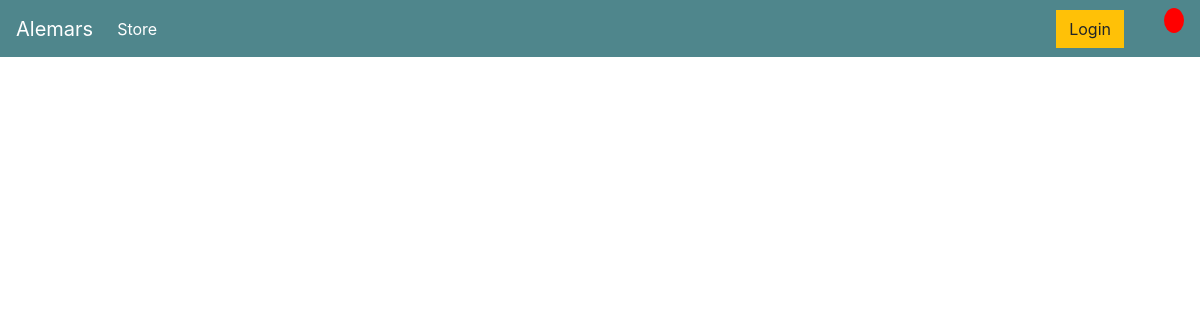
The page /store on the database as committed earlier.
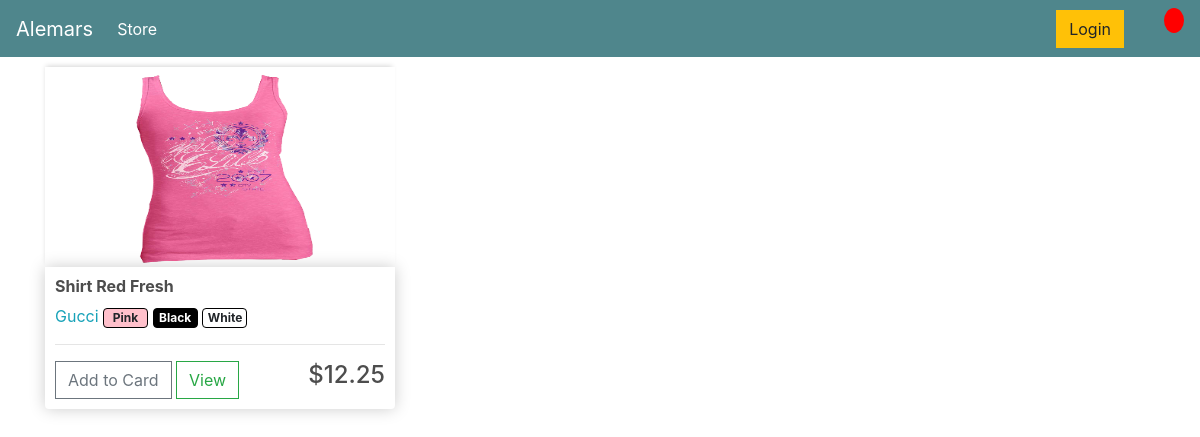
The same page on the database as committed later.
### product/models.py (models this page shows, shortened)
class TdtProduct(models.Model):
    GENDER_CHOICES = [
        ('0', 'male'),
        ('1', 'female'),
        ('2', 'others')
    ]
    tx_product_name = models.CharField(max_length=75)
    tx_description = models.CharField(max_length=75)
    gender = models.CharField(max_length=2, choices=GENDER_CHOICES)
    price_sale_unit = models.DecimalField(max_digits=8, decimal_places=2)
    id_subcategory = models.ForeignKey(CdtSubcategory, on_delete=models.CASCADE)
    id_brand = models.ForeignKey(CdtBrand, on_delete=models.CASCADE)
    id_vendor = models.ForeignKey(CdtVendor, on_delete=models.CASCADE)
    id_color = models.ManyToManyField(TdtColor)

class TdtColor(models.Model):
    tx_name_color = models.CharField(max_length=75)
    id_photo = models.ForeignKey(CdtProductPhoto, on_delete=models.CASCADE, null=True, blank=True)

class CdtProductPhoto(models.Model):
    tx_url_photo = models.ImageField(null=True, blank=True)
    bl_primary = models.BooleanField(default=False)
    """ @property
    def imageURL(self):
        url = self.tx_url_photo.url """

class CdtBrand(models.Model):
    tx_brand_name = models.CharField(max_length=50)

### product/views.py (the view)
# urls.py: path('store', ProductListView.as_view(), name = 'store')
class ProductListView(ListView):
    template_name = 'store.html'
    model = TdtProduct
    context_object_name = 'product'

### product/templates/store.html (shortened to what this page needs)
{% extends 'main.html' %}
{% load static %}
{% block content %}
<div class="row">
    {% for p in product %}
    <div class="col-lg-4">
        <img class="thumbnail img-fluid" src={% for i in p.id_color.all %}"{{i.id_photo.tx_url_photo.url}}"{% endfor %} alt="">
        <div class="box-element product">
            <h6><strong>{{ p.tx_product_name }}</strong></h6>
            <span class="text-info">{{ p.id_brand.tx_brand_name }}</span>
            {% for c in p.id_color.all %}
            <span class="badge" style="width: 45px; height: 20px; border: 1px solid black;
            background: {{ c.tx_name_color }}; {% if c.tx_name_color == 'Black' %} color: White {% endif %};">
            {{ c.tx_name_color }}</span>
            {% endfor %}
            <hr>
            <button data-product={{ product.id }} data-action="add"
            class="btn btn-outline-secondary add-btn update-cart">Add to Card</button>
            <a href="#" class="btn btn-outline-success">View</a>
            <h4 style="float: right;">${{ p.price_sale_unit }}</h4>
        </div>
    </div>
    {% endfor %}
</div>
{% endblock content %}

### product/templates/main.html (shortened to what this page needs)
<!DOCTYPE html>
{% load static %}
<html lang="en">
<head>
    <link rel="stylesheet" type="text/css" href="{% static 'bootstrap/css/bootstrap.min.css' %}">
    <link rel="stylesheet" type="text/css" href="{% static 'css/main.css' %}">
</head>
<body>
    <nav class="navbar navbar-expand-lg navbar-dark bg-dark">
        <a class="navbar-brand" href="#">Alemars</a>
        <div class="collapse navbar-collapse" id="navbarSupportedContent">
            <ul class="navbar-nav mr-auto">
                <li class="nav-item active">
                    <a class="nav-link" href="#">Store <span class="sr-only">(current)</span></a>
                </li>
            </ul>
            <div class="form-inline my-lg-0">
                <a href="#" class="btn btn-warning">Login</a>
                <a href="#">
                </a>
                <p id="cart-total"></p>
            </div>
        </div>
    </nav>
    <div class="container">
        {% block content %}
        {% endblock content %}
    </div>
</body>
</html>

### static/css/main.css (style rules this page uses)
h1,h2,h3,h4,h5,h6 { color:hsl(0, 0%, 30%); }
.box-element { box-shadow:hsl(0, 0%, 80%) 0 0 16px; background-color: #fff; border-radius: 4px; padding: 10px; }
.thumbnail { width: 100%; height: 200px; -webkit-box-shadow: -1px -3px 5px -2px rgba(214,214,214,1); -moz-box-shadow: -1px -3px 5px -2px rgba(214,214,214,1); box-shadow: -1px -3px 5px -2px rgba(214,214,214,1); }
.product { border-radius: 0 0 4px 4px; }
.bg-dark { background-color: #4f868c!important; }
#cart-total { display: block; text-align: center; color:#fff; background-color: red; width: 20px; height: 25px; border-radius: 50%; font-size: 14px; }
.col-lg-4, .col-lg-6, .col-lg-8, .col-lg-12 { margin-top: 10px; }
.btn { border-radius: 0; }

Rows that differ between the two databases and show on the page:
added TdtProduct: id_photo.tx_url_photo (picture), tx_product_name "Shirt Red Fresh", id_brand.tx_brand_name "Gucci", price_sale_unit "12.25"
now on this page (row unchanged): TdtColor: tx_name_color "Pink"
now on this page (row unchanged): TdtColor: tx_name_color "Black"
now on this page (row unchanged): TdtColor: tx_name_color "White"
